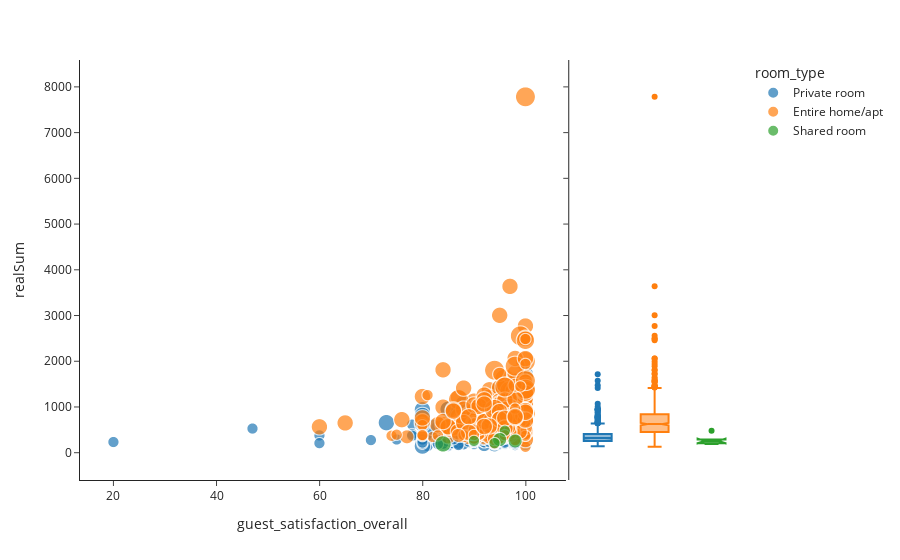

Here is the notebook cell this chart was saved with:
### Code cell
fig=px.scatter(Data1, x="guest_satisfaction_overall", y="realSum",color="room_type",size="person_capacity", template="simple_white",marginal_y="box")
fig.show()

### Figure 1 — Plotly figure (JSON) as saved in the notebook; plotly's stock layout.template omitted (floating-point values rounded to 4 significant figures; data arrays with more than 128 entries replaced by an {"elided": "..."} marker saying what was removed)
{"data": [{"hovertemplate": "room_type=Private room<br>guest_satisfaction_overall=%{x}<br>realSum=%{y}<br>person_capacity=%{marker.size}<extra></extra>", "legendgroup": "Private room", "marker": {"color": "#1F77B4", "size": {"elided": "559 int values"}, "sizemode": "area", "sizeref": 0.015, "symbol": "circle"}, "mode": "markers", "name": "Private room", "showlegend": true, "type": "scattergl", "x": {"elided": "559 int values"}, "xaxis": "x", "y": {"elided": "559 float values"}, "yaxis": "y"}, {"alignmentgroup": "True", "hovertemplate": "room_type=Private room<br>realSum=%{y}<extra></extra>", "legendgroup": "Private room", "marker": {"color": "#1F77B4", "symbol": "circle"}, "name": "Private room", "notched": true, "offsetgroup": "Private room", "showlegend": false, "type": "box", "xaxis": "x2", "y": {"elided": "559 float values"}, "yaxis": "y2"}, {"hovertemplate": "room_type=Entire home/apt<br>guest_satisfaction_overall=%{x}<br>realSum=%{y}<br>person_capacity=%{marker.size}<extra></extra>", "legendgroup": "Entire home/apt", "marker": {"color": "#FF7F0E", "size": {"elided": "538 int values"}, "sizemode": "area", "sizeref": 0.015, "symbol": "circle"}, "mode": "markers", "name": "Entire home/apt", "showlegend": true, "type": "scattergl", "x": {"elided": "538 int values"}, "xaxis": "x", "y": {"elided": "538 float values"}, "yaxis": "y"}, {"alignmentgroup": "True", "hovertemplate": "room_type=Entire home/apt<br>realSum=%{y}<extra></extra>", "legendgroup": "Entire home/apt", "marker": {"color": "#FF7F0E", "symbol": "circle"}, "name": "Entire home/apt", "notched": true, "offsetgroup": "Entire home/apt", "showlegend": false, "type": "box", "xaxis": "x2", "y": {"elided": "538 float values"}, "yaxis": "y2"}, {"hovertemplate": "room_type=Shared room<br>guest_satisfaction_overall=%{x}<br>realSum=%{y}<br>person_capacity=%{marker.size}<extra></extra>", "legendgroup": "Shared room", "marker": {"color": "#2CA02C", "size": [2, 3, 3, 4, 2, 2], "sizemode": "area", "sizeref": 0.015, "symbol": "circle"}, "mode": "markers", "name": "Shared room", "showlegend": true, "type": "scattergl", "x": [96, 98, 95, 84, 94, 90], "xaxis": "x", "y": [479.2, 258.0, 288.7, 192.9, 209.0, 258.0], "yaxis": "y"}, {"alignmentgroup": "True", "hovertemplate": "room_type=Shared room<br>realSum=%{y}<extra></extra>", "legendgroup": "Shared room", "marker": {"color": "#2CA02C", "symbol": "circle"}, "name": "Shared room", "notched": true, "offsetgroup": "Shared room", "showlegend": false, "type": "box", "xaxis": "x2", "y": [479.2, 258.0, 288.7, 192.9, 209.0, 258.0], "yaxis": "y2"}], "layout": {"legend": {"itemsizing": "constant", "title": {"text": "room_type"}, "tracegroupgap": 0}, "margin": {"t": 60}, "xaxis": {"anchor": "y", "domain": [0, 0.7363], "title": {"text": "guest_satisfaction_overall"}}, "xaxis2": {"anchor": "y2", "domain": [0.7413, 1], "matches": "x2", "showline": false, "showticklabels": false, "ticks": ""}, "yaxis": {"anchor": "x", "domain": [0, 1], "title": {"text": "realSum"}}, "yaxis2": {"anchor": "x2", "domain": [0, 1], "matches": "y", "showticklabels": false}}}
